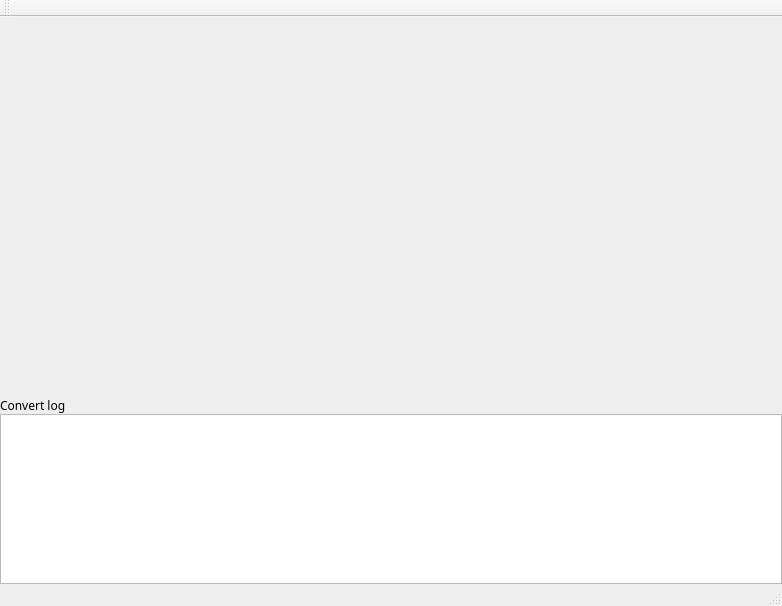
<?xml version="1.0" encoding="UTF-8"?>
<ui version="4.0">
 <class>ConvertWindow</class>
 <widget class="QMainWindow" name="ConvertWindow">
  <property name="geometry">
   <rect>
    <x>0</x>
    <y>0</y>
    <width>782</width>
    <height>606</height>
   </rect>
  </property>
  <property name="font">
   <font>
    <family>微软雅黑</family>
    <pointsize>9</pointsize>
   </font>
  </property>
  <property name="windowTitle">
   <string>Convert ove to xml</string>
  </property>
  <property name="windowIcon">
   <iconset>
    <normaloff/>
   </iconset>
  </property>
  <widget class="QWidget" name="centralwidget">
   <layout class="QVBoxLayout">
    <property name="spacing">
     <number>0</number>
    </property>
    <property name="margin">
     <number>0</number>
    </property>
    <item>
     <widget class="QWidget" name="widgetFileList" native="true">
      <property name="sizePolicy">
       <sizepolicy hsizetype="Preferred" vsizetype="Preferred">
        <horstretch>0</horstretch>
        <verstretch>0</verstretch>
       </sizepolicy>
      </property>
      <property name="minimumSize">
       <size>
        <width>550</width>
        <height>0</height>
       </size>
      </property>
     </widget>
    </item>
    <item>
     <widget class="QLabel" name="label">
      <property name="sizePolicy">
       <sizepolicy hsizetype="Preferred" vsizetype="Fixed">
        <horstretch>0</horstretch>
        <verstretch>0</verstretch>
       </sizepolicy>
      </property>
      <property name="text">
       <string>Convert log</string>
      </property>
     </widget>
    </item>
    <item>
     <widget class="QTextEdit" name="textEdit">
      <property name="sizePolicy">
       <sizepolicy hsizetype="Preferred" vsizetype="Preferred">
        <horstretch>0</horstretch>
        <verstretch>0</verstretch>
       </sizepolicy>
      </property>
      <property name="maximumSize">
       <size>
        <width>16777215</width>
        <height>170</height>
       </size>
      </property>
      <property name="focusPolicy">
       <enum>Qt::NoFocus</enum>
      </property>
     </widget>
    </item>
   </layout>
  </widget>
  <widget class="QMenuBar" name="menubar">
   <property name="geometry">
    <rect>
     <x>0</x>
     <y>0</y>
     <width>782</width>
     <height>25</height>
    </rect>
   </property>
  </widget>
  <widget class="QStatusBar" name="statusbar"/>
  <widget class="QToolBar" name="toolBar">
   <property name="windowTitle">
    <string>toolBar</string>
   </property>
   <property name="toolTip">
    <string>Mode</string>
   </property>
   <property name="statusTip">
    <string>Mode</string>
   </property>
   <attribute name="toolBarArea">
    <enum>TopToolBarArea</enum>
   </attribute>
   <attribute name="toolBarBreak">
    <bool>false</bool>
   </attribute>
  </widget>
 </widget>
 <resources/>
 <connections/>
</ui>
